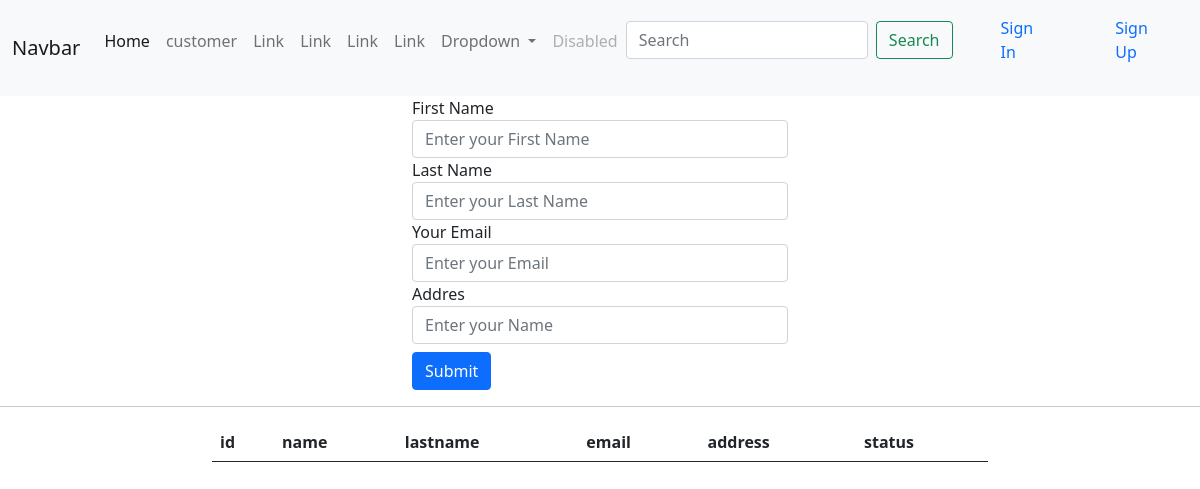
The app's page /user/students, older data.
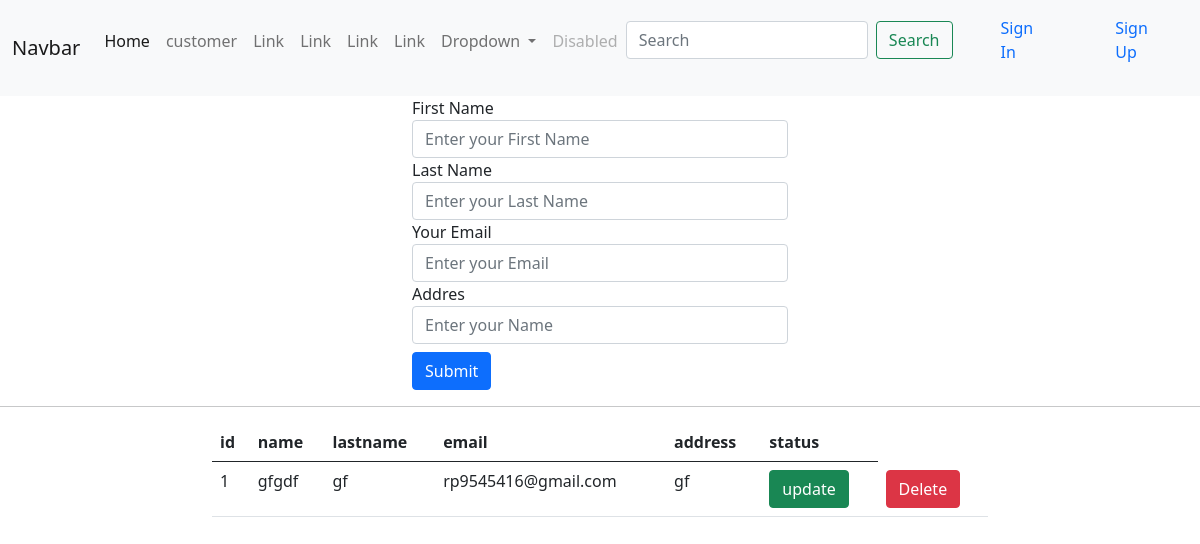
The same page, newer data.
### users/models.py (models this page shows, shortened)
class students(models.Model):
    id = models.AutoField(primary_key=True)
    name = models.CharField(max_length=20)
    last_name = models.CharField(max_length=20)
    email=models.EmailField(max_length=254)
    address = models.CharField(max_length=255)

### users/views.py (the view)
# urls.py: path('students',views.student, name='customer'),
def student(request):
    std = students.objects.all().order_by('-pk')
    return render(request, 'create.html', {'std': std})

### users/templates/create.html (shortened to what this page needs)
{% extends "base.html" %}
{% load static %}
{% block content %}
<div class='container-fluid col-4'>
    <form method="post" action='#' id='stu'>
        <div class="form-group">
            <label for="name">First Name</label>
            <input type="text" class="form-control" id="fname" placeholder="Enter your First Name" name="fname"
                required>
            <label for="name">Last Name</label>
            <input type="text" class="form-control" id="lname" placeholder="Enter your Last Name" name="lname" required>
            <label for="email">Your Email</label>
            <input type="email" class="form-control" id="email" placeholder="Enter your Email" name="email" required>
            <label for="uname">Addres</label>
            <input type="text" class="form-control" id="address" placeholder="Enter your Name" name="address" required>
        </div>
        <button type="submit" id='submitbtn' class="btn btn-primary mt-2">Submit</button>
    </form>
</div>
<hr>
<div class="container-fluid col-8">
    <table class="table" id='stdid'>
        <thead>
            <tr><th>id</th>
                <th>name</th>
                <th>lastname</th>
                <th>email</th>
                <th>address</th>
                <th>status</th>
            </tr>
        </thead>
        <tbody>
            {% for s in std %}
            <tr>
                <td scope="row">{{s.id}}</td>
                    <td>{{s.name}}</td>
                <td>{{s.last_name}}</td>
                <td>{{s.email}}</td>
                <td>{{s.address}}</td>
                <td><a href="" class='btn btn-success' id='btnupdate' data-id="{{s.id}}" >update</a></td>
                <td><a href="{% url 'delete' s.id %}"   class='btn btn-danger'>Delete</a></td>
            </tr>
            {% endfor %}
        </tbody>
    </table>
</div>
{% endblock content %}

Row changes from the older to the newer data that the page shows:
added students: id "1", name "gfgdf", last_name "gf", email "rp9545416@gmail.com", address "gf"
